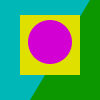
Frame 1 (no input)
Frame 60 (the mouse pressed at the canvas centre just before this capture): identical to frame 1, image omitted
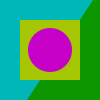
Frame 120 (the mouse held since frame 60 and released just before this capture)

The Processing sketch that drew these frames (run headless with seeded random() and noise(); from frame 60 on, the mouse is pressed at the canvas centre):

// Processing sketch: processing_90654
// ── processing_90654.pde

color olive, blue;
void setup() {
size(100, 100);
colorMode(HSB, 360, 100, 100, 100);
noStroke();
smooth();
olive = color(115, 105, 59);
blue = color(180, 100, 72);
}
void draw() {
float y = mouseY / float(height);
background(blue);
fill(olive);
quad(90 + y*6, 0, 100, 0, 100, 100, 30 - y*6, 100);
color yellow = color(60 + y*20, 100, 88 - y*20);
fill(yellow);
rectMode(CENTER);
rect(50, 45 + y*10, 60, 60);
color pink = color(300, 100, 83 - y*10);
fill(pink);
ellipse(50, 42 + y*16, 44, 44);
}
